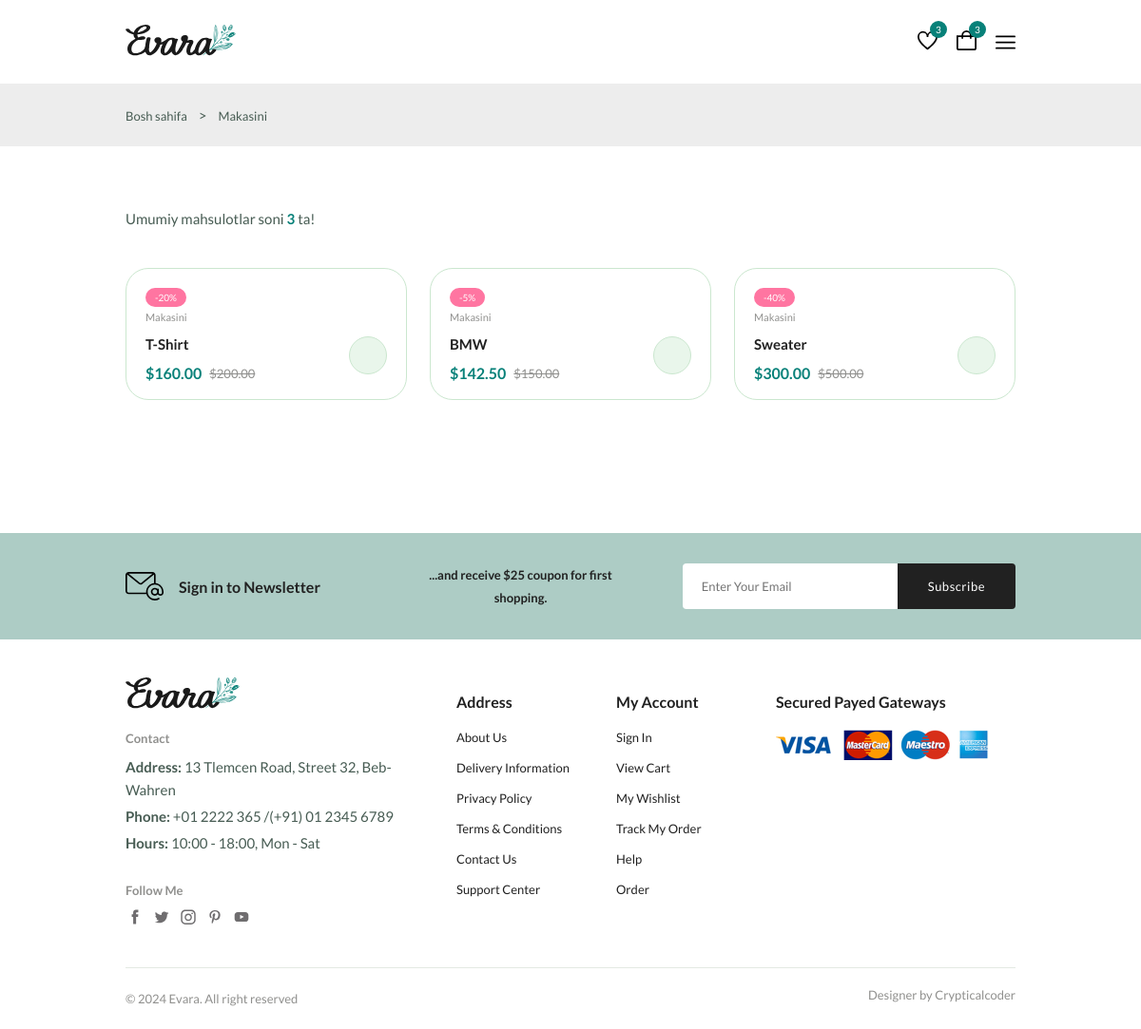
Page /category/1/ on the committed database.
### shop/models/products.py (models this page shows, shortened)
class Category(models.Model):
    name = models.CharField(max_length=100)
    image = models.ImageField(upload_to='category_images/', blank=True, null=True)

class Product(models.Model):
    name = models.CharField(max_length=200)
    description = models.TextField(null=True, blank=True)
    brand = models.CharField(max_length=100)
    price = models.DecimalField(max_digits=11, decimal_places=2)
    discount = models.PositiveBigIntegerField(default=0)
    category = models.ForeignKey(Category, on_delete=models.CASCADE, related_name='products')
    image = models.ImageField(upload_to='products/', blank=True, null=True)
    quantity = models.PositiveIntegerField(default=0)
    discount_price = models.DecimalField(max_digits=10, decimal_places=2, blank=True, null=True)

### shop/views.py (the view)
# urls.py: path('category/<int:category_id>/', get_product_view_category, name='category_prod'),
def get_product_view_category(request, category_id):
    products = Product.objects.filter(category_id=category_id)
    category =  get_object_or_404(Category, id=category_id)
    data = {
        'path': category.name,
        'products': products
    }
    return render(request, "shop/category-product.html", context=data)

### shop/templates/shop/category-product.html
{% extends "base.html" %}
{% block main %}
    {% include "components/path.html" %}
    {% include "components/product-to-shop.html" %}
    {% include "components/newsletter.html" %}
{% endblock main %}

### templates/components/path.html (shortened to what this page needs)
<section class="breadcrumb">
    <ul class="breadcrumb__list flex container">
        <li><a href="index.html" class="breadcrumb__link">Bosh sahifa</a></li>
        <li>></li>
        <li><span class="breadcrumb__link">{{path}}</span></li>
    </ul>
</section>

### templates/components/product-to-shop.html (shortened to what this page needs)
{% load static %}
<section class="products container section--lg">
  {% if products %}
        <p class="total__products">
            Umumiy mahsulotlar soni <span>{{ products.count }}</span> ta!
        </p>
        <div class="products__container grid">
        {% for product in products %}
          <div class="product__item">
              <div class="product__banner">
                    <a href="details.html" class="product__images">
                    </a>
                  {% if product.discount > 0 %}
                        <div class="product__badge light-pink">-{{product.discount}}%</div>
                  {% endif %}
              </div>
                  <div class="product__content">
                    <span class="product__category">{{product.category.name}}</span>
                    <a href="details.html">
                      <h3 class="product__title">{{product.name}}</h3>
                    </a>
                    <div class="product__price flex">
                        {% if product.discount_price %}
                            <span class="new__price">${{ product.discount_price }}</span>
                            <span class="old__price">${{ product.price }}</span>
                        {% else %}
                            <span class="new__price">${{ product.price }}</span>
                        {% endif %}
                    </div>
                    <a
                      href="#"
                      class="action__btn cart__btn"
                      aria-label="Add To Cart"
                    >
                    </a>
                </div>
            </div>
        {% endfor %}
        </div>
  {% endif %}
</section>

### rows in the picture
Category: name "Makasini"
Product: discount "20", category.name "Makasini", name "T-Shirt", discount_price "160.00", price "200.00"
Product: discount "5", category.name "Makasini", name "BMW", discount_price "142.50", price "150.00"
Product: discount "40", category.name "Makasini", name "Sweater", discount_price "300.00", price "500.00"

### other values in the picture
{{ products.count }} "3"
